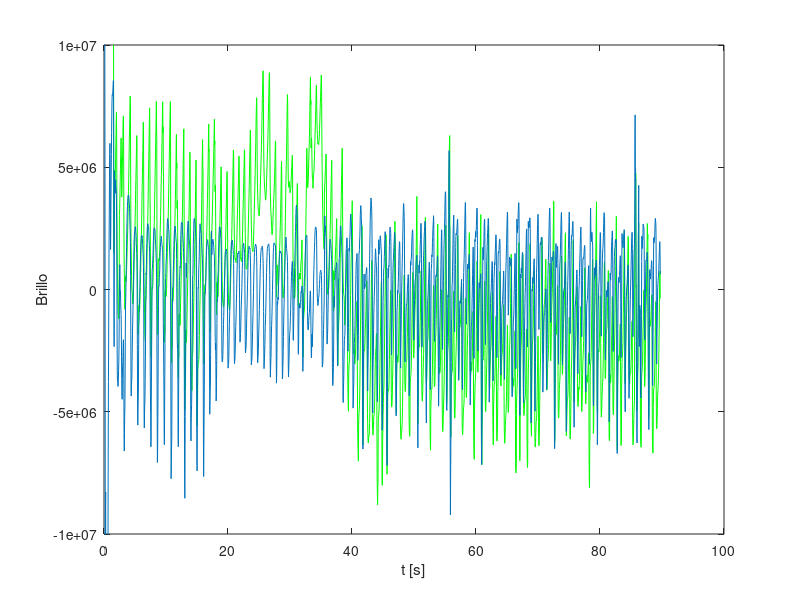
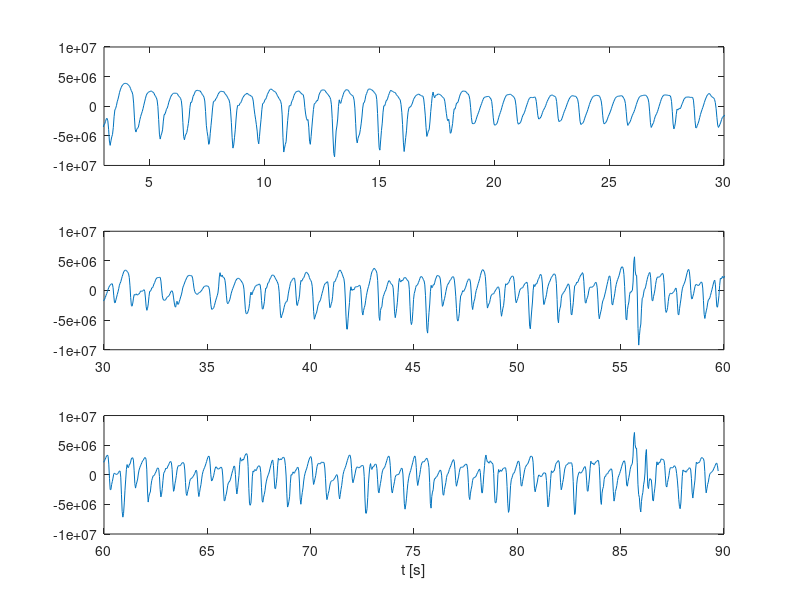
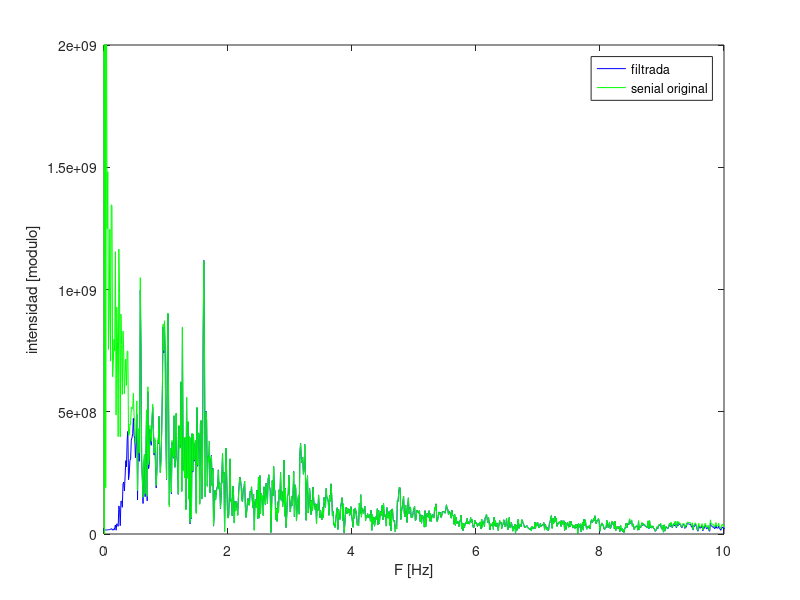

MATLAB code to generate these figures, in order:
clear all;

addpath('/usr/share/octave/packages/signal-1.3.2'); %incluye el specgram

load intensidad_RGB.mat; % brillo, 1 es R, 2 es G, 3 es B.

video_length = length(brillo);

frec_video = 29.37; %frecuencia muestreo video
t_video = 1/(frec_video); %tiempo muestreo video

ejeXvideo = 0 : t_video : ((video_length-1)*t_video);

[b, a] = butter( 4, [0.4*2/frec_video , 10*2/frec_video]); %FiltroPincripal

filtrado = filter(b, a, brillo(:,2));

figure;

plot( ejeXvideo, brillo(:, 2), 'g');
hold on;
plot(ejeXvideo, filtrado);
%title('Senial filtrada');
ylim([-1e+07 1e+07]);
xlabel('t [s]');
ylabel('Brillo');

print -djpg imagenes/punto_5_superposicion_filtro_cardiometro.jpg; %Octave
grid minor;

figure;
subplot(3,1,1);
plot(ejeXvideo, filtrado);
ylim([-1e+07 1e+07]);
xlim([3 30]);

subplot(3,1,2);
plot(ejeXvideo, filtrado);
ylim([-1e+07 1e+07]);
xlim([30 60]);

subplot(3,1,3);
plot(ejeXvideo, filtrado);
ylim([-1e+07 1e+07]);
xlim([60 90]);
xlabel('t [s]');

print -djpg imagenes/punto_5_filtro_cardiometro.jpg; %Octave
grid minor;

DFT_senial_filtrada = fftshift(abs(fft(filtrado)));

DFT_senial_verde = fftshift(abs(fft(brillo(:,2))));

f = linspace(-frec_video/2, frec_video/2, video_length);

figure;

plot( f, DFT_senial_filtrada, 'b');
hold on;
plot( f, DFT_senial_verde, 'g');
ylim([0 2e+09]);
xlim([0 10]);
legend('filtrada','senial original');
xlabel('F [Hz]');
ylabel('intensidad [modulo]');

print -djpg imagenes/punto_5_fft_filtrado_cardiometro.jpg; %Octave
grid minor;
